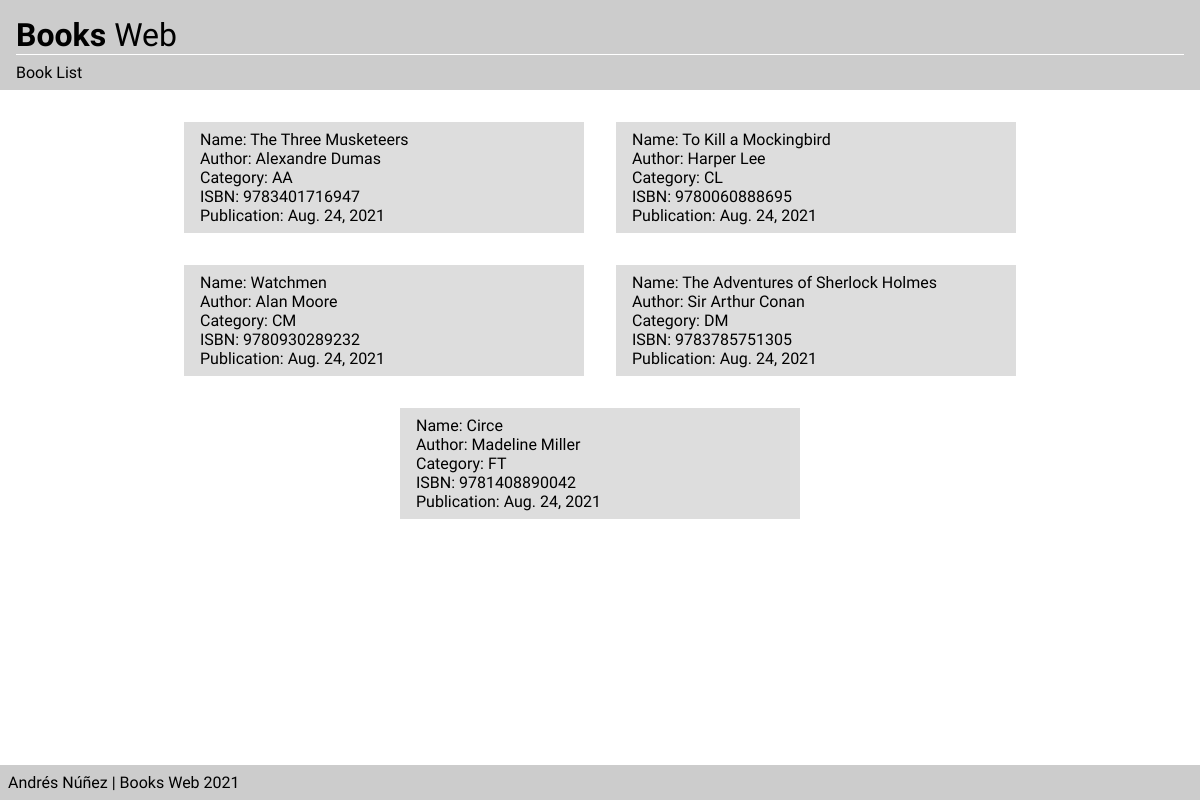
Before: / with the older database file.
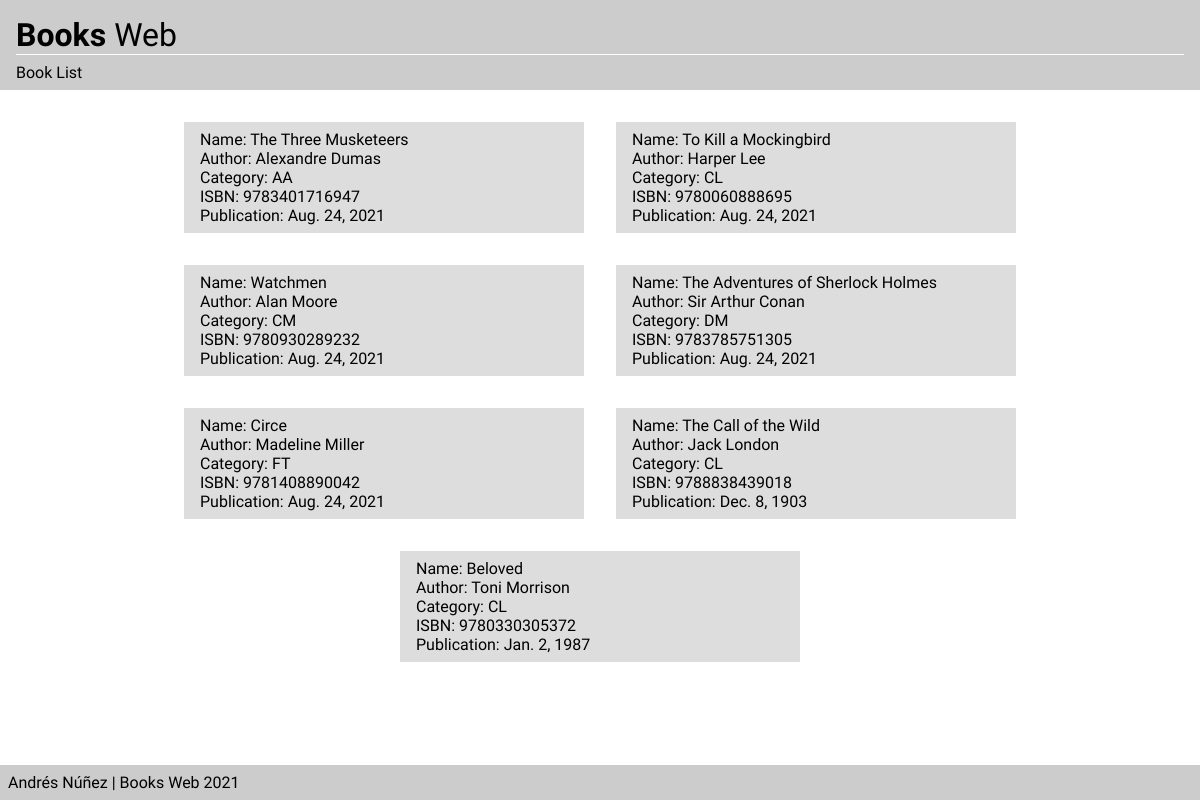
After: the same page with the newer database file.
### bookswebAPI/models.py (models this page shows)
class Book(models.Model):
    name = models.CharField(max_length=50, null=True)
    author_name = models.CharField(max_length=50, null=True)
    action_adventure = 'AA'
    classics = 'CL'
    comic = 'CM'
    detective_mystery = 'DM'
    fantasy = 'FT'
    category_choices = [
        (action_adventure,'Action and Adventure'),
        (classics, 'Classics'),
        (comic, 'Comic Book'),
        (detective_mystery, 'Detective and Mystery'),
        (fantasy, 'Fantasy'),
    ]
    category = models.CharField(
        max_length=2,
        choices=category_choices,
        default=classics,
        )
    isbn = models.CharField(max_length=13, null=True)
    publication_date = models.DateField(max_length=20, default=timezone.now())

### bookviewer/views.py (the view)
# urls.py: path('', views.index, name="index"),
def index(request):
    books_list = list(Book.objects.all().values())
    return render(request, 'index.html',{
        'books_list': books_list,
    })

### bookviewer/templates/index.html (shortened to what this page needs)
{% extends 'layout.html' %}
{% block subtitle %}
Book List
{% endblock %}
{% block content %}
<div class="Cards__container">
    {% for book in books_list %}
    <div class="Card__container">
        <ul>
            <li>Name: {{ book.name }}</li>
            <li>Author: {{ book.author_name }}</li>
            <li>Category: {{ book.category }}</li>
            <li>ISBN: {{ book.isbn }}</li>
            <li>Publication: {{ book.publication_date }}</li>
        </ul>
    </div>
    {% endfor %}
</div>
{% endblock %}

### bookviewer/templates/layout.html (shortened to what this page needs)
{% load static %}
<!DOCTYPE html>
<html lang="en">
    <head>
        <link rel="stylesheet" href="{% static 'css/styles.css' %}">
    </head>
    <body>
        <header>
            <div class="Title__container">
                <h1 class="Title-1">Books&nbsp;</h1>
                <h1 class="Title-2">Web</h1>
            </div>
        </header>
        <section class="subtitle">
            {% block subtitle %}
            {% endblock %}
        </section>
        <main>
            {% block content %}
            {% endblock %}
        </main>
        <footer>
            <p>Andr&eacute;s N&uacute;ñez | Books Web 2021</p>
        </footer>
    </body>
</html>

### bookviewer/static/css/styles.css (style rules this page uses)
* { margin: 0; padding: 0; box-sizing: border-box; }
:root { --main-bg-color: #CCC; --fg-danger-color: #BB2124; --fg-warning-color: #F0AD4E; }
body { font-family: 'Besley', serif; min-height: 100vh; }
.subtitle { width: 100%; padding: 0.5em 1em; background-color: var(--main-bg-color); }
header { width: 100%; padding: 1em 1em 0 1em; background-color: var(--main-bg-color); }
.Title__container { display: flex; border-bottom: solid 1px #FFF; }
.Title-1 { font-weight: 700; }
.Title-2 { font-weight: 400; }
main { height: fit-content; width: 100%; display: flex; justify-content: center; align-items: center; }
.Cards__container { width: 100%; padding: 1em 2em; display: flex; justify-content: center; flex-wrap: wrap; }
.Card__container { width: 400px; margin: 1em; padding: 0.5em 1em; position: relative; background-color: #DDD; }
.Card__container ul { list-style: none; }
footer { position: absolute; width: 100%; bottom: 0; padding: 0.5em; background: var(--main-bg-color); }

Changed rows visible on the page:
added Book: name "The Call of the Wild", author_name "Jack London", category "CL", isbn "9788838439018", publication_date "Dec. 8, 1903"
added Book: name "Beloved", author_name "Toni Morrison", category "CL", isbn "9780330305372", publication_date "Jan. 2, 1987"
